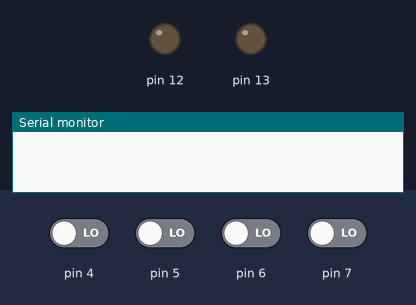
A sketch run on a simulated Arduino Uno, built with avr-gcc and run on an emulated ATmega328P. Parts: output pins drawn as LEDs (lit = HIGH), the last lines printed to the serial monitor. The inputs (shaded band) are chosen by the test bench; at power-on: pin 4–7 LOW.

Above: at 1.2 s.
1.3 s: pin 4 driven HIGH
At 2.4 s:
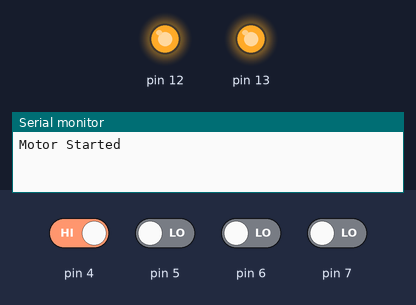
4.3 s: pin 5 driven HIGH
At 4.7 s:
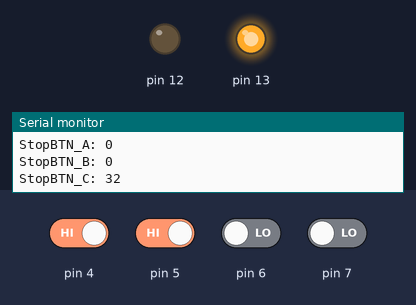
6.8 s: pin 5 driven LOW
At 7.7 s:
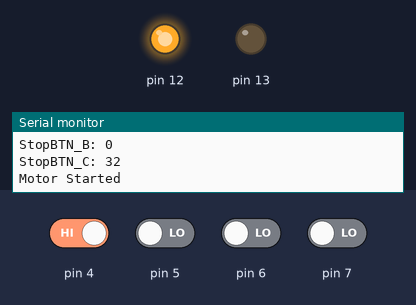
9.8 s: pin 6 driven HIGH
At 10.1 s:
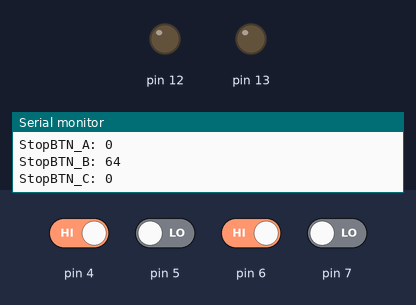
Timing chart, 0 to 12.3 s (numbered marks = the images above; inputs shaded):
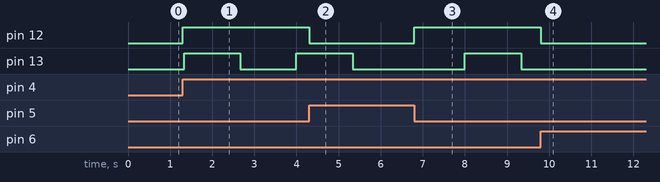

Measured:
- after the input at 1.3 s, pin 12: LOW → HIGH at once; pin 13: LOW → HIGH at once, → LOW 1.3 s later, → HIGH 1.3 s later
- after the input at 4.3 s, pin 12: HIGH → LOW at once
- after the input at 6.8 s, pin 12: LOW → HIGH at once; pin 13: LOW → HIGH after 1.2 s, → LOW 1.3 s later
- after the input at 9.8 s, pin 12: HIGH → LOW at once; pin 13: stays LOW (without the input it goes to HIGH after 0.87 s)

The sketch:

Task1.4D.ino
```cpp
/*
  Motor Control with 3 emergency stops and indicator light.

  By Sean Corcoran
  Created 26 Jun 2021
  For Task M1.T4D - SIT315 Concurrent and Distributed Programming
  Deakin University
*/

// Holds the stop and start inputs from the interrupt buttons.
volatile byte stop_a, stop_b, stop_c, start = 0;

// Holds the start of the motor.
volatile bool active = false;

void setup()
{
  // Setup the serial monitor at 9600
  Serial.begin(9600);

  // Timer LED Output.
  pinMode(13, OUTPUT);

  // Motor control pin output.
  pinMode(12, OUTPUT);

  // Interrupt Input Pins
  pinMode(4, INPUT);
  pinMode(5, INPUT);
  pinMode(6, INPUT);
  pinMode(7, INPUT);


  // No Interrupts during setup.
  noInterrupts();

  // Timer Setup

  // Clear any register settings.
  TCCR1A = 0;
  TCCR1B = 0;
  TCNT1 = 0;

  // Timer for every 1.33 Seconds
  // 0.75Hz

  // Set the compare.
  OCR1A = 20832;

  // Prescaler. (1024)
  TCCR1B |= (1 << CS12) | (1 << CS10);

  // When the compare matches enable the interrupt.
  TIMSK1 |= (1 << OCIE1A);

  // CTC mode on.
  TCCR1B |= (1 << WGM12);

  // Input Pin Interrupts

  // Turn on port D interrupts
  PCICR |= 0b00000100;

  // Enable interrupts on pins (4,5,6,7)
  PCMSK2 |= 0b11110000;

  // Reenable interrupts.
  interrupts();
}

void loop()
{
  // If the motor is set to active then output high, else stop.
  if (active) {
    digitalWrite(12, HIGH);
  } else {
    digitalWrite(12, LOW);
  }
}

// Timer interrupt.
ISR(TIMER1_COMPA_vect) {
  // Write to the the LED pin on timer interrupt. (if motor currently active)
  if (active) {
    digitalWrite(13, digitalRead(13) ^ 1 );
  }
  else {
    digitalWrite(13, LOW);
  }
}

// Pin interrupts.
ISR(PCINT2_vect) {
  // Get the readings from the interrupt pins.
  stop_a = PIND & B10000000;
  stop_b = PIND & B01000000;
  stop_c = PIND & B00100000;
  start = PIND & B00010000;

  // If any of the emergency buttons were pressed stop the motor
  if (stop_a > 0 || stop_b > 0 || stop_c > 0) {
    active = false;

    // Print stop logs
    Serial.println("Emergency Stop");
    Serial.print("StopBTN_A: ");
    Serial.println(stop_a);
    Serial.print("StopBTN_B: ");
    Serial.println(stop_b);
    Serial.print("StopBTN_C: ");
    Serial.println(stop_c);

  } else if (start > 0) {
    active = true; // If the start button was pressed start the motor.

    // Print start log.
    Serial.println("Motor Started");
  }
}
```

Task1.4D.cpp
```cpp
/*
  Motor Control with 3 emergency stops and indicator light.

  By Sean Corcoran
  Created 26 Jun 2021
  For Task M1.T4D - SIT315 Concurrent and Distributed Programming
  Deakin University
*/

// Holds the stop and start inputs from the interrupt buttons.
volatile byte stop_a, stop_b, stop_c, start = 0;

// Holds the start of the motor.
volatile bool active = false;

void setup()
{
    // Setup the serial monitor at 9600
    Serial.begin(9600);

    // Timer LED Output.
    pinMode(13, OUTPUT);

    // Motor control pin output.
    pinMode(12, OUTPUT);

    // Interrupt Input Pins
    pinMode(4, INPUT);
    pinMode(5, INPUT);
    pinMode(6, INPUT);
    pinMode(7, INPUT);

    // No Interrupts during setup.
    noInterrupts();

    // Timer Setup

    // Clear any register settings.
    TCCR1A = 0;
    TCCR1B = 0;
    TCNT1 = 0;

    // Timer for every 1.33 Seconds
    // 0.75Hz

    // Set the compare.
    OCR1A = 20832;

    // Prescaler. (1024)
    TCCR1B |= (1 << CS12) | (1 << CS10);

    // When the compare matches enable the interrupt.
    TIMSK1 |= (1 << OCIE1A);

    // CTC mode on.
    TCCR1B |= (1 << WGM12);

    // Input Pin Interrupts

    // Turn on port D interrupts
    PCICR |= 0b00000100;

    // Enable interrupts on pins (4,5,6,7)
    PCMSK2 |= 0b11110000;

    // Reenable interrupts.
    interrupts();
}

void loop()
{
    // If the motor is set to active then output high, else stop.
    if (active)
    {
        digitalWrite(12, HIGH);
    }
    else
    {
        digitalWrite(12, LOW);
    }
}

// Timer interrupt.
ISR(TIMER1_COMPA_vect)
{
    // Write to the the LED pin on timer interrupt. (if motor currently active)
    if (active)
    {
        digitalWrite(13, digitalRead(13) ^ 1);
    }
    else
    {
        digitalWrite(13, LOW);
    }
}

// Pin interrupts.
ISR(PCINT2_vect)
{
    // Get the readings from the interrupt pins.
    stop_a = PIND & B10000000;
    stop_b = PIND & B01000000;
    stop_c = PIND & B00100000;
    start = PIND & B00010000;

    // If any of the emergency buttons were pressed stop the motor
    if (stop_a > 0 || stop_b > 0 || stop_c > 0)
    {
        active = false;

        // Print stop logs
        Serial.println("Emergency Stop");
        Serial.print("StopBTN_A: ");
        Serial.println(stop_a);
        Serial.print("StopBTN_B: ");
        Serial.println(stop_b);
        Serial.print("StopBTN_C: ");
        Serial.println(stop_c);
    }
    else if (start > 0)
    {
        active = true; // If the start button was pressed start the motor.

        // Print start log.
        Serial.println("Motor Started");
    }
}
```
